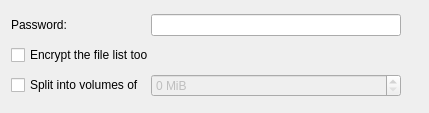
<?xml version="1.0" encoding="UTF-8"?>
<ui version="4.0">
 <class>CreateArchiveExtraWidget</class>
 <widget class="QWidget" name="CreateArchiveExtraWidget">
  <property name="geometry">
   <rect>
    <x>0</x>
    <y>0</y>
    <width>429</width>
    <height>113</height>
   </rect>
  </property>
  <property name="sizePolicy">
   <sizepolicy hsizetype="Preferred" vsizetype="Minimum">
    <horstretch>0</horstretch>
    <verstretch>0</verstretch>
   </sizepolicy>
  </property>
  <layout class="QGridLayout" name="gridLayout" columnstretch="0,0,1">
   <item row="2" column="1">
    <widget class="QSpinBox" name="volumeSize">
     <property name="enabled">
      <bool>false</bool>
     </property>
     <property name="suffix">
      <string> MiB</string>
     </property>
     <property name="maximum">
      <number>1000</number>
     </property>
    </widget>
   </item>
   <item row="2" column="0">
    <widget class="QCheckBox" name="splitVolumes">
     <property name="text">
      <string>Split into volumes of</string>
     </property>
    </widget>
   </item>
   <item row="0" column="0">
    <widget class="QLabel" name="label">
     <property name="text">
      <string>Password:</string>
     </property>
    </widget>
   </item>
   <item row="1" column="0" colspan="2">
    <widget class="QCheckBox" name="encryptFileList">
     <property name="text">
      <string>Encrypt the file list too</string>
     </property>
    </widget>
   </item>
   <item row="0" column="1">
    <widget class="QLineEdit" name="password">
     <property name="sizePolicy">
      <sizepolicy hsizetype="Preferred" vsizetype="Fixed">
       <horstretch>0</horstretch>
       <verstretch>0</verstretch>
      </sizepolicy>
     </property>
     <property name="minimumSize">
      <size>
       <width>250</width>
       <height>0</height>
      </size>
     </property>
     <property name="echoMode">
      <enum>QLineEdit::Password</enum>
     </property>
    </widget>
   </item>
   <item row="0" column="2">
    <spacer name="horizontalSpacer">
     <property name="orientation">
      <enum>Qt::Horizontal</enum>
     </property>
     <property name="sizeHint" stdset="0">
      <size>
       <width>0</width>
       <height>20</height>
      </size>
     </property>
    </spacer>
   </item>
  </layout>
 </widget>
 <resources/>
 <connections>
  <connection>
   <sender>splitVolumes</sender>
   <signal>toggled(bool)</signal>
   <receiver>volumeSize</receiver>
   <slot>setEnabled(bool)</slot>
  </connection>
 </connections>
</ui>
